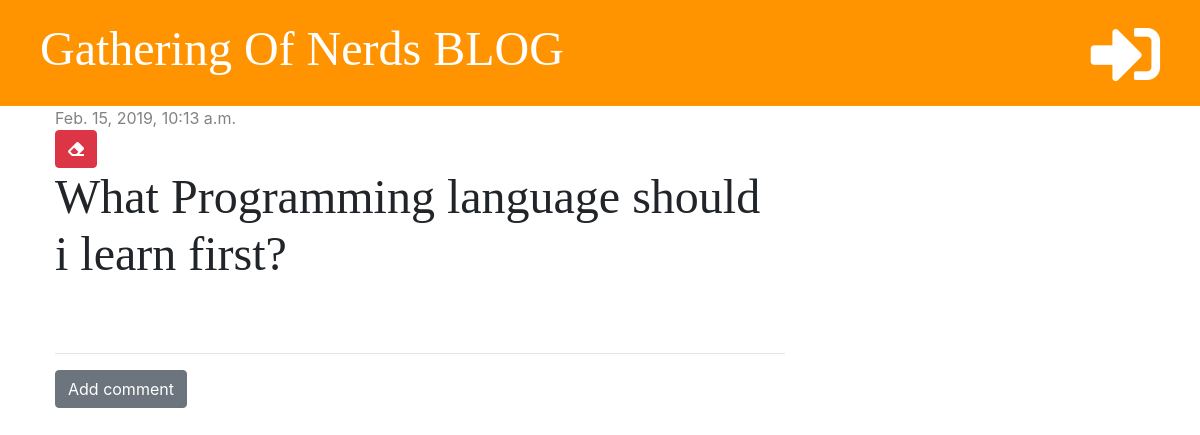
Screenshot of /post/3/ with the database file from the repository.
### blog/models.py (models this page shows, shortened)
class Post(models.Model):
    author = models.ForeignKey('auth.User', on_delete=models.CASCADE)
    title = models.CharField(max_length=200)
    text = models.TextField()
    created_date = models.DateTimeField(default=timezone.now)
    published_date = models.DateTimeField(blank=True, null=True)

### blog/views.py (the view)
# urls.py: path('post/<int:pk>/', views.post_detail, name='post_detail'),
def post_detail(request, pk):
    post = get_object_or_404(Post, pk=pk)
    stuff_for_frontend = {'post': post}
    return render(request, 'blog/post_detail.html', stuff_for_frontend)

### blog/templatetags/markdownify.py (called while the page is built)
@register.filter
def markdown(value):
    renderer = HighlightRenderer()
    markdown = mistune.Markdown(renderer=renderer)
    return markdown(value)

### blog/templates/blog/post_detail.html (shortened to what this page needs)
{% extends 'blog/base.html' %}
{% load markdownify %}
{% block content %}
    <div class="post">
        {% if post.published_date %}
            <div class="date">
                {{ post.published_date }}
            </div>
            {% else %}
            <a href="{% url 'post_publish' pk=post.pk %} " class="btn btn-primary">Publish</a>
        {% endif %}
        <a href="{% url 'post_delete' pk=post.pk %}" class="btn btn-danger"
            onclick="return confirm('Are you sure you want to delete this post?')">
            <i class="fas fa-eraser"></i>
        </a>
        <h1>{{ post.title }}</h1>
    </div>
    <hr>
    <a href="{% url 'add_comment_to_post' pk=post.pk %}" class="btn btn-secondary">Add comment</a>
{% endblock %}

### blog/static/css/blog.css (style rules this page uses)
h1, h2, h3, h4 { font-family: 'Tangerine', 'Inconsolata', 'Droid Sans', serif; font-size: 48px; }
.date { color: #828282; }
.post { margin-bottom: 70px; }

### rows the page displays
Post: published_date "Feb. 15, 2019, 10:13 a.m.", title "What Programming language should i learn first?"
